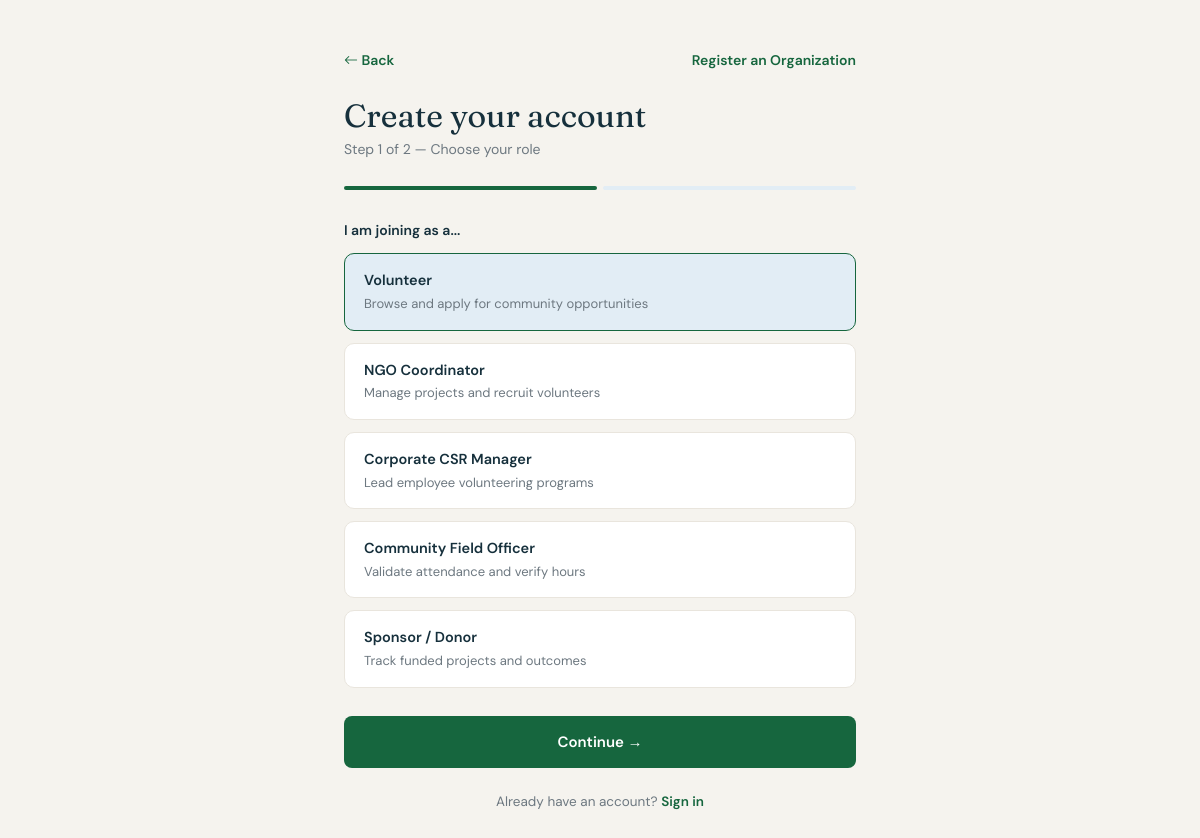
/register.php, run on the app's committed database.
### tables this page shows
CREATE TABLE role (
  role_id     INT AUTO_INCREMENT PRIMARY KEY,
  name        VARCHAR(50) NOT NULL,
  description VARCHAR(255) NOT NULL
);

### register.php (the view, shortened to what this page needs)
<?php
$body_class = 'auth-center';
require 'config/db.php';
$roles = $pdo->query('SELECT role_id, name, description FROM role WHERE role_id <= 5 ORDER BY role_id')->fetchAll();
include 'includes/auth-header.php';
?>
<div class="auth-card">
  <div class="auth-topbar">
    <a class="link-green" href="index.php"><i class="bi bi-arrow-left"></i> Back</a>
    <a class="link-green ms-auto" href="register-org.php">Register an Organization</a>
  </div>
  <h1 class="auth-title">Create your account</h1>
  <p class="auth-sub">Step 1 of 2 — Choose your role</p>
  <div class="steps">
    <span class="done"></span>
    <span></span>
  </div>
  <p class="section-label">I am joining as a...</p>
  <form action="register-step2.php" method="get">
    <?php
    foreach ($roles as $role) {
    ?>
      <label class="choice">
        <span class="choice-box d-block">
          <span class="choice-title"><?php echo $role['name']; ?></span>
          <span class="choice-note"><?php echo $role['description']; ?></span>
        </span>
      </label>
    <?php } ?>
    <button class="btn-v btn-green btn-block btn-lg-v mt-3" type="submit">Continue &rarr;</button>
  </form>
  <p class="text-center mt-4" style="font-size:13.5px;color:#6d7880">
    Already have an account? <a class="link-green" href="login.php">Sign in</a>
  </p>
</div>
<?php include 'includes/auth-footer.php'; ?>

### includes/auth-header.php (shortened to what this page needs)
<!doctype html>
<html lang="en">
<head>
  <link href="https://cdn.jsdelivr.net/npm/bootstrap@5.3.3/dist/css/bootstrap.min.css" rel="stylesheet">
  <link href="https://cdn.jsdelivr.net/npm/bootstrap-icons@1.11.3/font/bootstrap-icons.min.css" rel="stylesheet">
  <link href="assets/css/app.css?v=8" rel="stylesheet">
</head>
<body class="<?php echo $body_class; ?>">

### includes/auth-footer.php
</body>
</html>

### assets/css/app.css (style rules this page uses)
body { margin: 0; background: #f5f3ee; color: #16303c; font-family: 'DM Sans', sans-serif; font-size: 15px; }
html { scrollbar-width: thin; scrollbar-color: #d6cfc2 #f5f3ee; }
a { text-decoration: none; color: inherit; }
h1, h2, h3 { margin: 0; }
p { margin: 0; }
.section-label { margin-bottom: 12px; font-size: 14px; font-weight: 600; }
.link-green { color: #16663e; font-weight: 600; }
.btn-v { display: inline-flex; align-items: center; justify-content: center; gap: 7px; padding: 11px 20px; border: 1px solid transparent; border-radius: 8px; font-size: 14px; font-weight: 600; cursor: pointer; }
.btn-green { background: #16663e; color: #fff; }
.btn-block { width: 100%; }
.btn-lg-v { padding: 14px 24px; font-size: 15px; }
.steps { display: flex; gap: 6px; margin-bottom: 30px; }
.steps span { flex: 1; height: 4px; border-radius: 999px; background: #e2edf5; }
.steps span.done { background: #16663e; }
.choice { display: block; margin-bottom: 12px; cursor: pointer; }
.choice-box { display: flex; align-items: center; gap: 13px; padding: 16px 19px; border: 1px solid #e9e5dd; border-radius: 10px; background: #fff; }
.choice input:checked + .choice-box { border-color: #16663e; background: #e2edf5; }
.choice-title { display: block; font-size: 14.5px; font-weight: 600; }
.choice-note { display: block; margin-top: 2px; font-size: 13px; color: #6d7880; }
.auth-title { margin-bottom: 4px; font-family: 'Fraunces', serif; font-size: 32px; font-weight: 400; }
.auth-sub { margin-bottom: 26px; color: #6d7880; font-size: 14px; }
.auth-center { padding: 50px 24px 70px; background: #f5f3ee; }
.auth-card { max-width: 512px; margin: 0 auto; }
.auth-topbar { display: flex; margin-bottom: 26px; font-size: 14px; }

### data on the page
role: name "Volunteer", description "Browse and apply for community opportunities"
role: name "NGO Coordinator", description "Manage projects and recruit volunteers"
role: name "Corporate CSR Manager", description "Lead employee volunteering programs"
role: name "Community Field Officer", description "Validate attendance and verify hours"
role: name "Sponsor / Donor", description "Track funded projects and outcomes"
